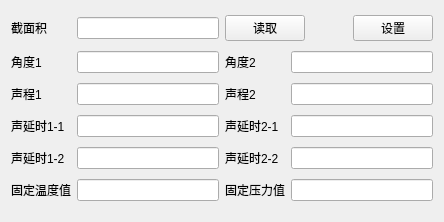
<?xml version="1.0" encoding="UTF-8"?>
<ui version="4.0">
 <class>Form_para</class>
 <widget class="QWidget" name="Form_para">
  <property name="geometry">
   <rect>
    <x>0</x>
    <y>0</y>
    <width>444</width>
    <height>222</height>
   </rect>
  </property>
  <property name="windowTitle">
   <string>参数设置</string>
  </property>
  <layout class="QGridLayout" name="gridLayout">
   <item row="0" column="0">
    <widget class="QLabel" name="area_label">
     <property name="text">
      <string>截面积</string>
     </property>
    </widget>
   </item>
   <item row="0" column="1">
    <widget class="QLineEdit" name="area_line"/>
   </item>
   <item row="0" column="2" colspan="2">
    <layout class="QGridLayout" name="gridLayout_2">
     <item row="0" column="2">
      <widget class="QPushButton" name="set_btn">
       <property name="text">
        <string>设置</string>
       </property>
      </widget>
     </item>
     <item row="0" column="0">
      <widget class="QPushButton" name="read_btn">
       <property name="text">
        <string>读取</string>
       </property>
      </widget>
     </item>
     <item row="0" column="1">
      <spacer name="horizontalSpacer">
       <property name="orientation">
        <enum>Qt::Horizontal</enum>
       </property>
       <property name="sizeHint" stdset="0">
        <size>
         <width>40</width>
         <height>20</height>
        </size>
       </property>
      </spacer>
     </item>
    </layout>
   </item>
   <item row="1" column="0">
    <widget class="QLabel" name="angle_1_label">
     <property name="text">
      <string>角度1</string>
     </property>
    </widget>
   </item>
   <item row="1" column="1">
    <widget class="QLineEdit" name="angle_1_line"/>
   </item>
   <item row="1" column="2">
    <widget class="QLabel" name="angle_2_label">
     <property name="text">
      <string>角度2</string>
     </property>
    </widget>
   </item>
   <item row="1" column="3">
    <widget class="QLineEdit" name="angle_2_line"/>
   </item>
   <item row="2" column="0">
    <widget class="QLabel" name="len_1_label">
     <property name="text">
      <string>声程1</string>
     </property>
    </widget>
   </item>
   <item row="2" column="1">
    <widget class="QLineEdit" name="len_1_line"/>
   </item>
   <item row="2" column="2">
    <widget class="QLabel" name="len_2_label">
     <property name="text">
      <string>声程2</string>
     </property>
    </widget>
   </item>
   <item row="2" column="3">
    <widget class="QLineEdit" name="len_2_line"/>
   </item>
   <item row="3" column="0">
    <widget class="QLabel" name="delay_11_label">
     <property name="text">
      <string>声延时1-1</string>
     </property>
    </widget>
   </item>
   <item row="3" column="1">
    <widget class="QLineEdit" name="delay_11_line"/>
   </item>
   <item row="3" column="2">
    <widget class="QLabel" name="delay_21_label">
     <property name="text">
      <string>声延时2-1</string>
     </property>
    </widget>
   </item>
   <item row="3" column="3">
    <widget class="QLineEdit" name="delay_21_line"/>
   </item>
   <item row="4" column="0">
    <widget class="QLabel" name="delay_12_label">
     <property name="text">
      <string>声延时1-2</string>
     </property>
    </widget>
   </item>
   <item row="4" column="1">
    <widget class="QLineEdit" name="delay_12_line"/>
   </item>
   <item row="4" column="2">
    <widget class="QLabel" name="delay_22_label">
     <property name="text">
      <string>声延时2-2</string>
     </property>
    </widget>
   </item>
   <item row="4" column="3">
    <widget class="QLineEdit" name="delay_22_line"/>
   </item>
   <item row="5" column="0">
    <widget class="QLabel" name="fixed_temp_label">
     <property name="text">
      <string>固定温度值</string>
     </property>
    </widget>
   </item>
   <item row="5" column="1">
    <widget class="QLineEdit" name="fixed_temp_line"/>
   </item>
   <item row="5" column="2">
    <widget class="QLabel" name="fixed_press_label">
     <property name="text">
      <string>固定压力值</string>
     </property>
    </widget>
   </item>
   <item row="5" column="3">
    <widget class="QLineEdit" name="fixed_press_line"/>
   </item>
  </layout>
 </widget>
 <resources/>
 <connections/>
</ui>
